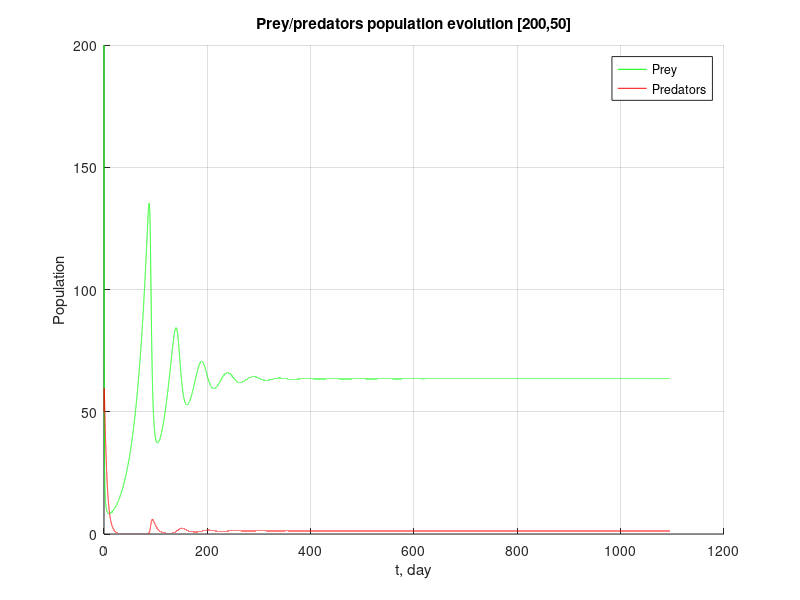
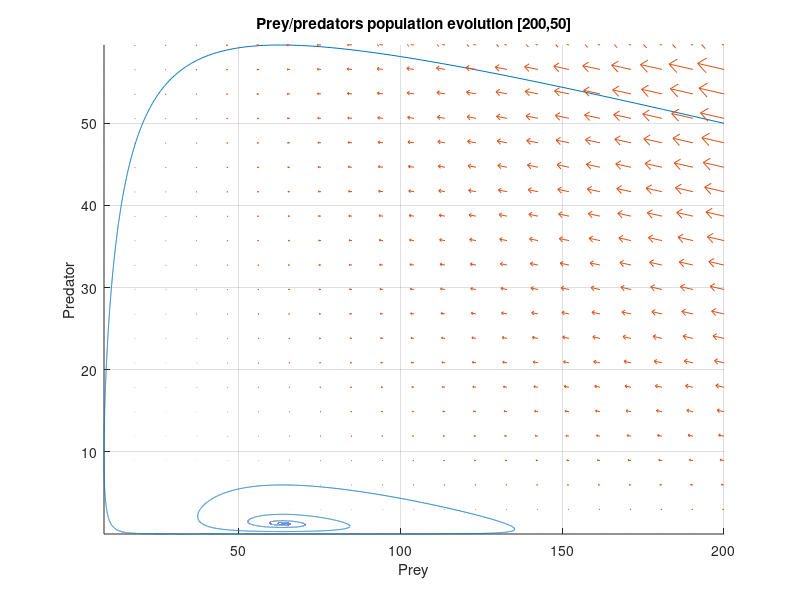
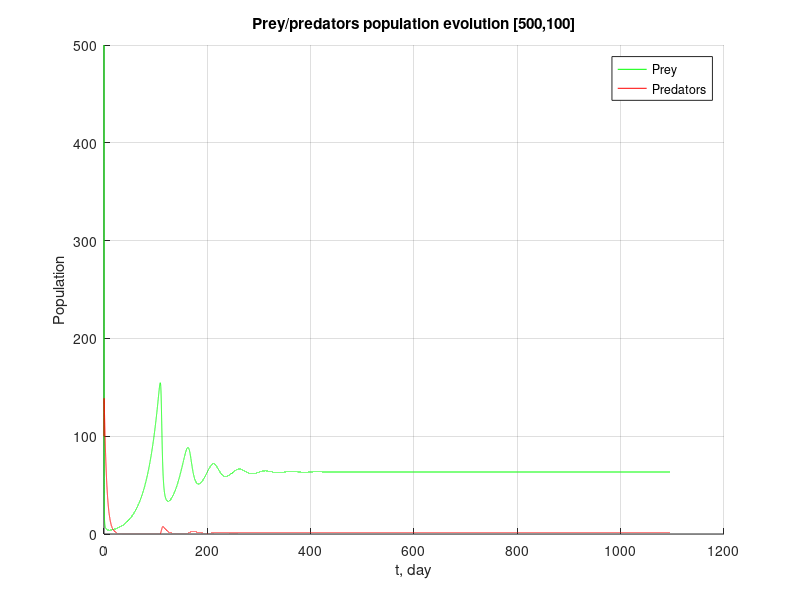
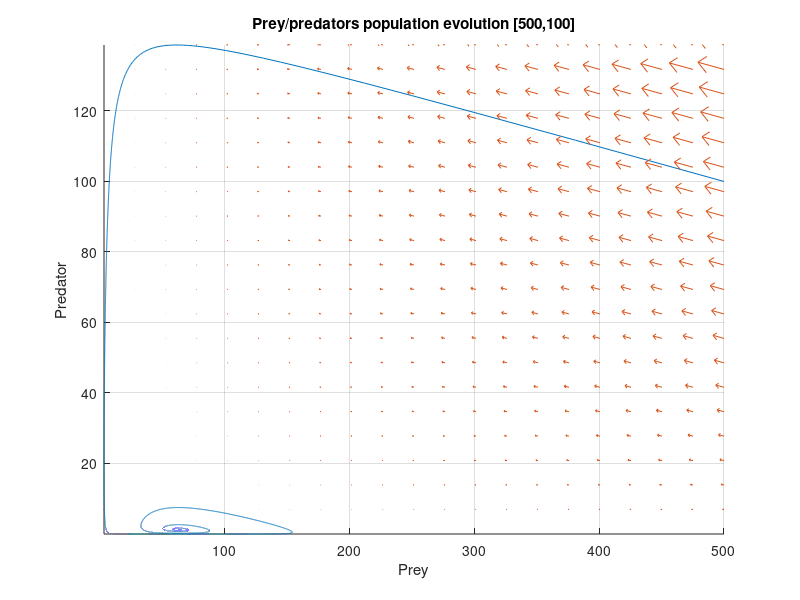

Write MATLAB code to recreate these figures, in order.
%% Preparations
% Clear all: command window, workspace, figures
clc;
clear all;
close all;

% Define constants
R_o_prey = 0.04;
R_o_pred = 0.2;
y = 0.0005;
e = 0.1;
K = 10000;
h = 0.2;

% Define the Lotka-Volterra model equations (modification #2)

dN_prey = @(N_prey, N_pred) R_o_prey*(1 - N_prey/K).*N_prey - (y*N_prey./(1+y*h*N_prey)).*N_prey.*N_pred;
dN_pred = @(N_prey, N_pred) e*(y*N_prey./(1+y*h*N_prey)).*N_prey.*N_pred -R_o_pred.*N_pred;

% Define initial conditions
% (three cases)
N_prey_0 = [200 500 1000];
N_pred_0 = [50  100  80];

% Define the time vector and array to hold the simulation results
dt = 0.01; time = 0:0.01:(3*365);  % (year with 0.01 day time step)
N_prey = zeros(size(time,2),size(N_prey_0,2));
N_pred = zeros(size(time,2),size(N_pred_0,2));

% Initialization:
N_prey(1,:) = N_prey_0;
N_pred(1,:) = N_pred_0;

%% Solving
    % Use Euler method - step through all time steps
for i = 2:size(time,2)
    N_prey(i,:) = N_prey(i-1,:) +...
                 dt * dN_prey(N_prey(i-1,:),N_pred(i-1,:));
    N_pred(i,:) = N_pred(i-1,:) +...
                 dt * dN_pred(N_prey(i-1,:),N_pred(i-1,:));         
end

%% Present the result

    % Plot simulated results for each initial condition.
for j = 1:size(N_prey_0,2)
    figure;
    hold on;
    grid on;
    plot(time, N_prey(:,j),'g');
    plot(time, N_pred(:,j),'r');
    hold off;
    xlabel('t, day');
    ylabel('Population');
    title(strcat('Prey/predators population evolution [',...
                  num2str(N_prey_0(j)),', ',num2str(N_pred_0(j)),']'));
    legend('Prey','Predators');
   
    % Plot the Pred-to-Prey population with derivative vectors
    figure;
    grid on;
    hold on;
        % Pred-to-Prey population (somekind of phase plane)
    plot(N_prey(:,j),N_pred(:,j));
    
        % Estimate the meshgrid for derivatives presenting
    [N_prey_mesh,N_pred_mesh] = meshgrid(min(N_prey(:,j)):((max(N_prey(:,j))-min(N_prey(:,j)))/20):max(N_prey(:,j)),...
                                         min(N_pred(:,j)):((max(N_pred(:,j))-min(N_pred(:,j)))/20):max(N_pred(:,j)));
        % Plot the vector field of derivatives
    quiver(N_prey_mesh,N_pred_mesh,...
           dN_prey(N_prey_mesh,N_pred_mesh),...
           dN_pred(N_prey_mesh,N_pred_mesh));
    hold off;
    xlabel('Prey');
    ylabel('Predator');
    xlim([min(N_prey(:,j)) max(N_prey(:,j))]);
    ylim([min(N_pred(:,j)) max(N_pred(:,j))]);
    title(strcat('Prey/predators population evolution [',...
                  num2str(N_prey_0(j)),', ',num2str(N_pred_0(j)),']'));
end